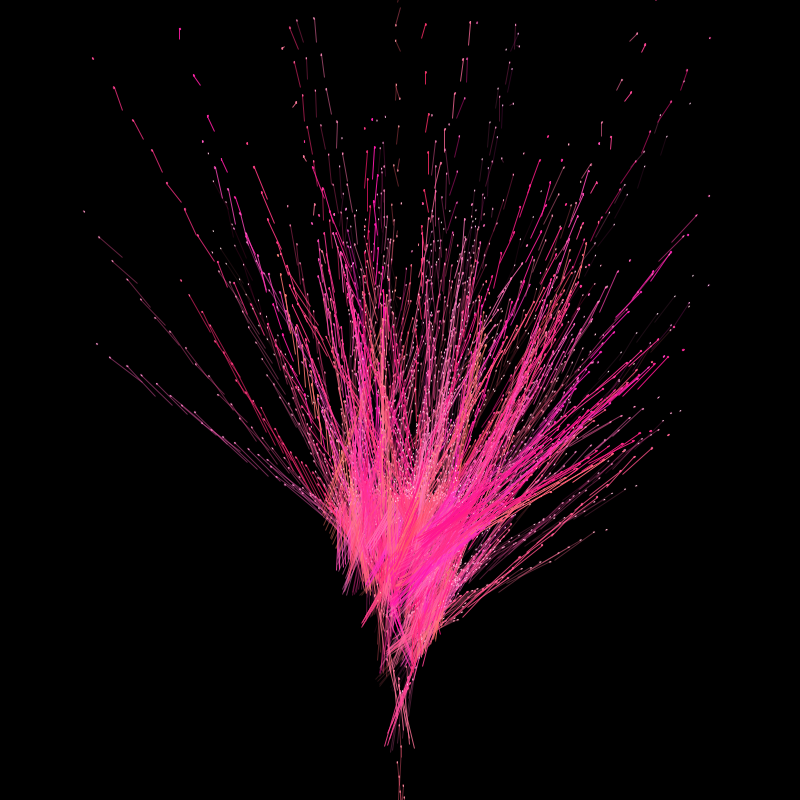
Frame 1 (no input)
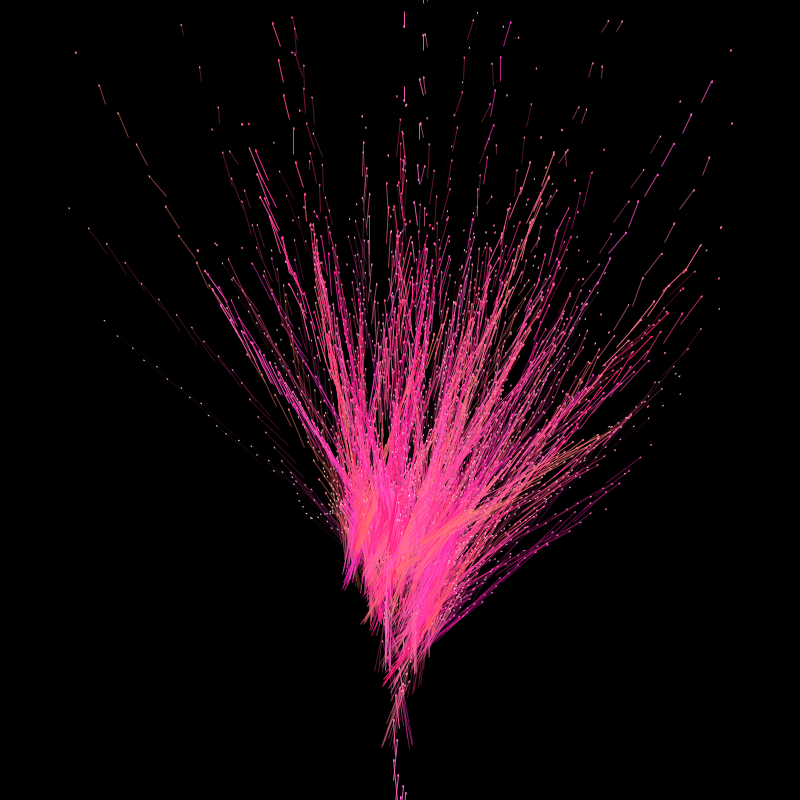
Frame 60 (the mouse pressed at the canvas centre just before this capture)
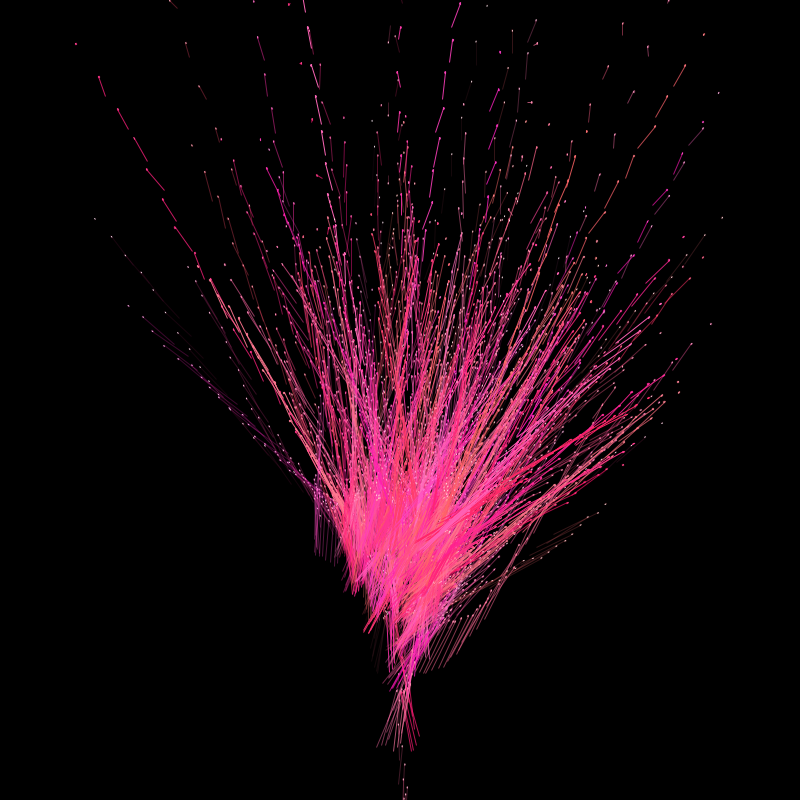
Frame 120 (the mouse held since frame 60 and released just before this capture)

The Processing sketch that drew these frames (run headless with seeded random() and noise(); from frame 60 on, the mouse is pressed at the canvas centre):

// Processing sketch: processing_96409
// ── processing_96409.pde

float twistiness = 10;
//float nseed = random(10), amp = 100;
float yPos=10;
float theta = radians(random(30,60));
float strokeW= 7;

void setup()
{
  size(800, 800);
 //noLoop();
 branch(twistiness);
 frameRate(7);
   //testPattern();
}

void draw()
{
 background(0);
  //fill(0);
  //text("twistiness="+twistiness, 20, 20);
  
  translate(width/2, height);
//randomSeed(10);   // get the same randoms every time
 branch(110);
}
 void branch(float len) {
// float a =(mouseX/(float)width);
 organicLine(0,0,0,-len,20,-twistiness); 
  
 
  //strokeWeight(len/10);
  //rotate(theta*180);
 // line(0,0,0,-len);
  translate(0,-len);
   stroke(255,random(20,120),random(100,200),random(10,250));
   
   
   if (len >20) { // no inf. loop

//rotate(theta*.50);
pushMatrix();
rotate(-theta*.2);
branch(len*.7);
popMatrix();
pushMatrix();
rotate(theta*.4);
branch(len*.5);
popMatrix();
pushMatrix();
rotate(theta*.2);
branch(len*.7);
popMatrix();

 
}


 }


void testPattern()
{
 
  float weights = 1;
  for (int i = 0;  i < 10; i++)
  {
    int nextX = (int) (weights);

    strokeWeight(weights);

    stroke(200, 0, 0, 127);
   
   line(10, 50, nextX, height - 50);
    translate (width/2,height/2);
    stroke(0);
    organicLine(10, 50, nextX, 50 , weights, twistiness);
 translate (width/2,height);
    strokeWeight(1);
    stroke(255);
    point(10, 50);
    point(nextX, height);

    
  }
}


void organicLine(float x1, float y1, float x2, float y2, float strokeW, float howTwisty)
{
  strokeCap(LEFT);
  //strokeWeight(4);
 
  float numSections = 30;

  float cx = x2-x1*2; // change in x
  float cy = y2-y1; // change in y

  float nx1 = x1;
  float ny1 = y1;
  //float perc = 5/numSections;
 // float n = noise(random(10,10));

  for (int i = 0; i <= numSections; i++) {
    
    float nx2 = nx1 + i/numSections * cx+ random(-5,5);
    float ny2 = ny1 + i/numSections * cy+random(-3,3);
    //if(ny1>10);
    line(nx1, ny1, nx2, ny2+numSections*2);
   ellipse(nx2, ny2,1,2);
    nx1 = nx2;
    ny1 = ny2;
    
  }
}
